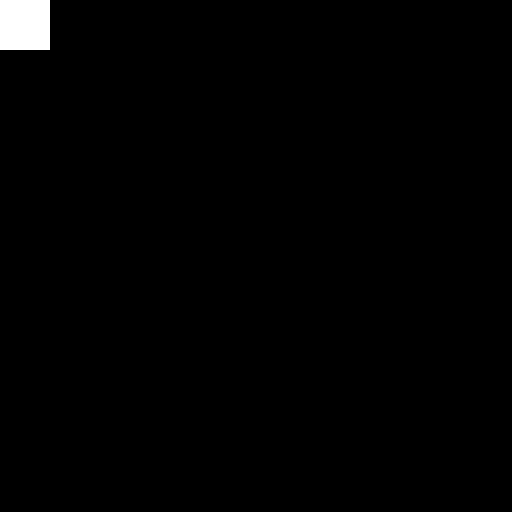
Frame 1 (no input)
Frame 60 (the mouse pressed at the canvas centre just before this capture): identical to frame 1, image omitted
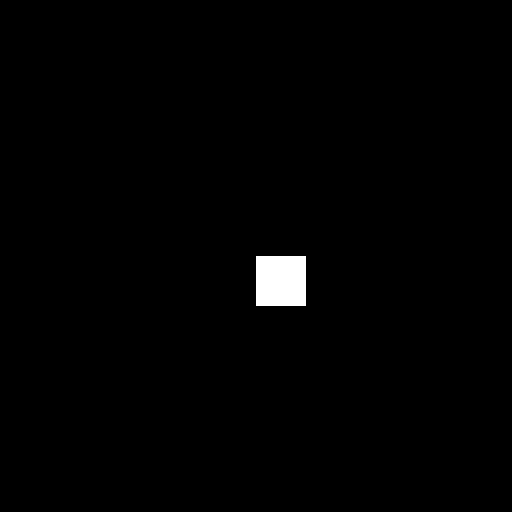
Frame 120 (the mouse held since frame 60 and released just before this capture)

The Processing sketch that drew these frames (run headless with seeded random() and noise(); from frame 60 on, the mouse is pressed at the canvas centre):

// Processing sketch: BuiltinVars
// ── BuiltinVars.pde
void setup() {
    size(512, 512);
}

void draw() {
    background(0);
    fill(255); noStroke();
    rect(mouseX, mouseY, 50, 50);
}
